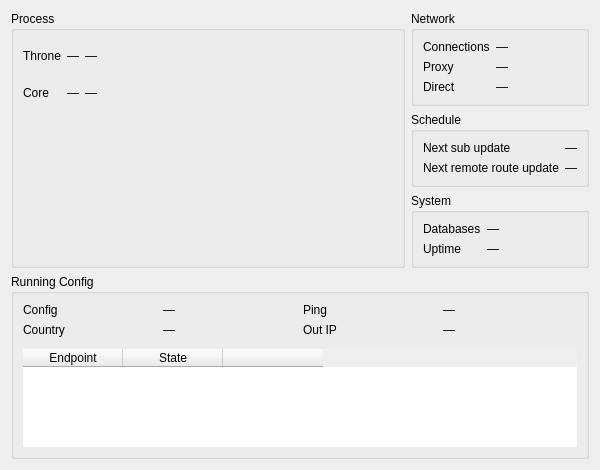
<?xml version="1.0" encoding="UTF-8"?>
<ui version="4.0">
 <class>RuntimeStatsWidget</class>
 <widget class="QWidget" name="RuntimeStatsWidget">
  <property name="geometry">
   <rect>
    <x>0</x>
    <y>0</y>
    <width>600</width>
    <height>470</height>
   </rect>
  </property>
  <layout class="QGridLayout" name="rootGrid">
   <item row="0" column="0" rowspan="3">
    <widget class="QGroupBox" name="groupProcess">
     <property name="title">
      <string>Process</string>
     </property>
     <layout class="QVBoxLayout" name="processLayout">
      <item>
       <layout class="QGridLayout" name="tableGrid">
        <item row="0" column="0">
         <widget class="QLabel" name="labelThroneName">
          <property name="text">
           <string notr="true">Throne</string>
          </property>
         </widget>
        </item>
        <item row="0" column="1">
         <widget class="QLabel" name="vThroneCpu">
          <property name="text">
           <string notr="true">—</string>
          </property>
          <property name="alignment">
           <set>Qt::AlignmentFlag::AlignRight|Qt::AlignmentFlag::AlignTrailing|Qt::AlignmentFlag::AlignVCenter</set>
          </property>
         </widget>
        </item>
        <item row="0" column="2">
         <widget class="QLabel" name="vThroneRam">
          <property name="text">
           <string notr="true">—</string>
          </property>
          <property name="alignment">
           <set>Qt::AlignmentFlag::AlignRight|Qt::AlignmentFlag::AlignTrailing|Qt::AlignmentFlag::AlignVCenter</set>
          </property>
         </widget>
        </item>
        <item row="1" column="0">
         <widget class="QLabel" name="labelCoreName">
          <property name="text">
           <string>Core</string>
          </property>
         </widget>
        </item>
        <item row="1" column="1">
         <widget class="QLabel" name="vCoreCpu">
          <property name="text">
           <string notr="true">—</string>
          </property>
          <property name="alignment">
           <set>Qt::AlignmentFlag::AlignRight|Qt::AlignmentFlag::AlignTrailing|Qt::AlignmentFlag::AlignVCenter</set>
          </property>
         </widget>
        </item>
        <item row="1" column="2">
         <widget class="QLabel" name="vCoreRam">
          <property name="text">
           <string notr="true">—</string>
          </property>
          <property name="alignment">
           <set>Qt::AlignmentFlag::AlignRight|Qt::AlignmentFlag::AlignTrailing|Qt::AlignmentFlag::AlignVCenter</set>
          </property>
         </widget>
        </item>
        <item row="0" column="3" rowspan="2">
         <spacer name="tableSpacer">
          <property name="orientation">
           <enum>Qt::Orientation::Horizontal</enum>
          </property>
          <property name="sizeHint" stdset="0">
           <size>
            <width>12</width>
            <height>0</height>
           </size>
          </property>
         </spacer>
        </item>
       </layout>
      </item>
      <item>
       <widget class="MiniChartWidget" name="cpuChart" native="true"/>
      </item>
      <item>
       <widget class="MiniChartWidget" name="ramChart" native="true"/>
      </item>
     </layout>
    </widget>
   </item>
   <item row="0" column="1">
    <widget class="QGroupBox" name="groupNetwork">
     <property name="title">
      <string>Network</string>
     </property>
     <layout class="QFormLayout" name="formNetwork">
      <item row="0" column="0">
       <widget class="QLabel" name="labelConns">
        <property name="text">
         <string>Connections</string>
        </property>
       </widget>
      </item>
      <item row="0" column="1">
       <widget class="QLabel" name="vConns">
        <property name="text">
         <string notr="true">—</string>
        </property>
       </widget>
      </item>
      <item row="1" column="0">
       <widget class="QLabel" name="labelSpeedProxy">
        <property name="text">
         <string>Proxy</string>
        </property>
       </widget>
      </item>
      <item row="1" column="1">
       <widget class="QLabel" name="vSpeedProxy">
        <property name="text">
         <string notr="true">—</string>
        </property>
       </widget>
      </item>
      <item row="2" column="0">
       <widget class="QLabel" name="labelSpeedDirect">
        <property name="text">
         <string>Direct</string>
        </property>
       </widget>
      </item>
      <item row="2" column="1">
       <widget class="QLabel" name="vSpeedDirect">
        <property name="text">
         <string notr="true">—</string>
        </property>
       </widget>
      </item>
     </layout>
    </widget>
   </item>
   <item row="1" column="1">
    <widget class="QGroupBox" name="groupSchedule">
     <property name="title">
      <string>Schedule</string>
     </property>
     <layout class="QFormLayout" name="formSchedule">
      <item row="0" column="0">
       <widget class="QLabel" name="labelSubUpdate">
        <property name="text">
         <string>Next sub update</string>
        </property>
       </widget>
      </item>
      <item row="0" column="1">
       <widget class="QLabel" name="vSubUpdate">
        <property name="text">
         <string notr="true">—</string>
        </property>
       </widget>
      </item>
      <item row="1" column="0">
       <widget class="QLabel" name="labelRouteUpdate">
        <property name="text">
         <string>Next remote route update</string>
        </property>
       </widget>
      </item>
      <item row="1" column="1">
       <widget class="QLabel" name="vRouteUpdate">
        <property name="text">
         <string notr="true">—</string>
        </property>
       </widget>
      </item>
     </layout>
    </widget>
   </item>
   <item row="2" column="1">
    <widget class="QGroupBox" name="groupSystem">
     <property name="title">
      <string>System</string>
     </property>
     <layout class="QFormLayout" name="formSystem">
      <item row="0" column="0">
       <widget class="QLabel" name="labelDbSize">
        <property name="text">
         <string>Databases</string>
        </property>
       </widget>
      </item>
      <item row="0" column="1">
       <widget class="QLabel" name="vDbSize">
        <property name="text">
         <string notr="true">—</string>
        </property>
       </widget>
      </item>
      <item row="1" column="0">
       <widget class="QLabel" name="labelUptime">
        <property name="text">
         <string>Uptime</string>
        </property>
       </widget>
      </item>
      <item row="1" column="1">
       <widget class="QLabel" name="vUptime">
        <property name="text">
         <string notr="true">—</string>
        </property>
       </widget>
      </item>
     </layout>
    </widget>
   </item>
   <item row="3" column="0" colspan="2">
    <widget class="QGroupBox" name="groupRunning">
     <property name="title">
      <string>Running Config</string>
     </property>
     <layout class="QVBoxLayout" name="runningLayout">
      <item>
       <layout class="QGridLayout" name="formRunning">
        <item row="3" column="1">
         <widget class="QLabel" name="vCountry">
          <property name="text">
           <string notr="true">—</string>
          </property>
         </widget>
        </item>
        <item row="3" column="0">
         <widget class="QLabel" name="labelCountry">
          <property name="text">
           <string>Country</string>
          </property>
         </widget>
        </item>
        <item row="2" column="1">
         <widget class="QLabel" name="vCfgName">
          <property name="text">
           <string notr="true">—</string>
          </property>
         </widget>
        </item>
        <item row="2" column="0">
         <widget class="QLabel" name="labelCfgName">
          <property name="text">
           <string>Config</string>
          </property>
         </widget>
        </item>
        <item row="3" column="2">
         <widget class="QLabel" name="labelOutIp">
          <property name="text">
           <string>Out IP</string>
          </property>
         </widget>
        </item>
        <item row="3" column="3">
         <widget class="QLabel" name="vOutIp">
          <property name="text">
           <string notr="true">—</string>
          </property>
          <property name="textInteractionFlags">
           <set>Qt::TextInteractionFlag::TextSelectableByMouse</set>
          </property>
         </widget>
        </item>
        <item row="2" column="3">
         <widget class="QLabel" name="vPing">
          <property name="text">
           <string notr="true">—</string>
          </property>
         </widget>
        </item>
        <item row="2" column="2">
         <widget class="QLabel" name="labelPing">
          <property name="text">
           <string>Ping</string>
          </property>
         </widget>
        </item>
       </layout>
      </item>
      <item>
       <widget class="QWidget" name="groupEndpoints" native="true">
        <layout class="QVBoxLayout" name="endpointsLayout">
         <property name="spacing">
          <number>4</number>
         </property>
         <property name="leftMargin">
          <number>0</number>
         </property>
         <property name="topMargin">
          <number>6</number>
         </property>
         <property name="rightMargin">
          <number>0</number>
         </property>
         <property name="bottomMargin">
          <number>0</number>
         </property>
         <item>
          <widget class="QTableWidget" name="endpointsTable">
           <property name="frameShape">
            <enum>QFrame::Shape::NoFrame</enum>
           </property>
           <property name="alternatingRowColors">
            <bool>true</bool>
           </property>
           <property name="showGrid">
            <bool>false</bool>
           </property>
           <property name="wordWrap">
            <bool>false</bool>
           </property>
           <column>
            <property name="text">
             <string>Endpoint</string>
            </property>
           </column>
           <column>
            <property name="text">
             <string>State</string>
            </property>
           </column>
           <column>
            <property name="text">
             <string/>
            </property>
           </column>
          </widget>
         </item>
        </layout>
       </widget>
      </item>
     </layout>
    </widget>
   </item>
  </layout>
 </widget>
 <customwidgets>
  <customwidget>
   <class>MiniChartWidget</class>
   <extends>QWidget</extends>
   <header>include/ui/stats/MiniChartWidget.h</header>
   <container>1</container>
  </customwidget>
 </customwidgets>
 <resources/>
 <connections/>
</ui>
